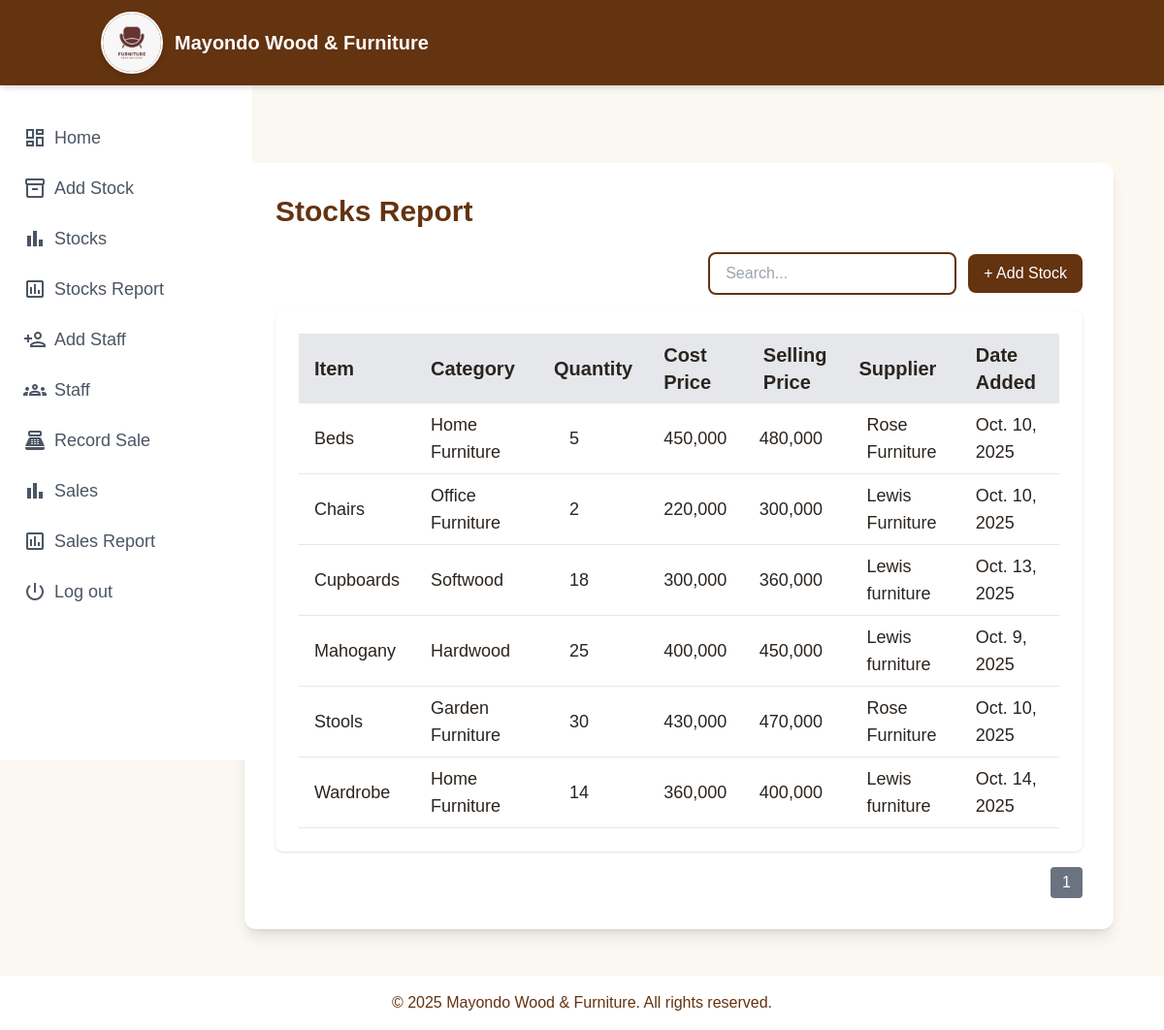
The page /stocksreport (signed in) on the database its author committed.
### mwfapp/models.py (models this page shows, shortened)
class Stock(models.Model):
    name = models.CharField(max_length=100)
    type = models.CharField(max_length=50)
    quantity = models.IntegerField()
    category = models.CharField(max_length=50)
    color = models.CharField(max_length=50)
    cost_price = models.DecimalField(max_digits=10, decimal_places=0, default=0)
    selling_price = models.DecimalField(max_digits=10, decimal_places=0)
    supplier = models.CharField(max_length=100)
    date_added = models.DateField(default=timezone.now)

### mwfapp/views.py (the view)
# urls.py: path("stocksreport", views.stocks_report, name="stocks_report"),
@login_required(login_url="loginPage")
def stocks_report(request):
    all_stocks = Stock.objects.all().order_by("name")
    paginator = Paginator(all_stocks, 10)
    page_number = request.GET.get("page")
    page_obj = paginator.get_page(page_number)
    total_value = sum(stock.selling_price * stock.quantity for stock in all_stocks)
    context = {"page_obj": page_obj, "total_value": total_value}
    return render(request, "stocksreport.html", context)

### mwfapp/templates/stocksreport.html (shortened to what this page needs)
{% extends "base.html" %}
{% load humanize %}
{% block content %}
 <div class="max-w-4xl mx-auto bg-white rounded-xl shadow-lg p-8 mt-12">
  <h1 class="text-3xl font-bold mb-6 text-[#643310]">Stocks Report</h1>
<div class="flex justify-end items-center mb-4 gap-3">
  <input type="text" id="stockSearch" placeholder="Search..."
         class="border-2 border-[#643310] rounded-lg px-4 py-2 focus:outline-none focus:ring-2 focus:ring-[#643310] focus:border-[#643310] shadow-sm w-64">
  <a href="{% url 'recordStocks' %}" class="bg-[#643310] text-white px-4 py-2 rounded-lg hover:bg-[#50250f]">
    + Add Stock
  </a>
</div>
<div class="bg-white rounded-lg shadow p-6 overflow-x-auto">
  <table class="w-full border-collapse">
    <thead class="font-bold text-xl">
      <tr class="bg-gray-200 text-left font-bold">
        <th class="py-2 px-4">Item</th>
        <th class="py-2 px-4">Category</th>
        <th class="py-2 px-4">Quantity</th>
        <th class="py-2 px-4">Cost Price</th>
        <th class="py-2 px-4">Selling Price</th>
        <th class="py-2 px-2">Supplier</th>
        <th class="py-2 px-4">Date Added</th>
      </tr>
    </thead>
    <tbody>
      {% for stock in page_obj %}
      <tr class="border-b text-lg hover:bg-[#f9ece5]">
        <td class="py-2 px-4">{{ stock.name }}</td>
        <td class="py-2 px-4">{{ stock.category }}</td>
        <td class="py-2 px-8">{{ stock.quantity }}</td>
        <td class="py-2 px-4">{{ stock.cost_price|intcomma }}</td>
        <td class="py-2 px-3">{{ stock.selling_price|intcomma }}</td>
        <td class="py-2 px-4">{{ stock.supplier }}</td>
        <td class="py-2 px-4">{{ stock.date_added }}</td>
      </tr>
      {% empty %}
      <tr>
        <td colspan="7" class="p-4 text-center text-gray-500">No stock items found</td>
      </tr>
      {% endfor %}
    </tbody>
  </table>
</div>
<div class="mt-4 flex justify-end space-x-2">
  {% for num in page_obj.paginator.page_range %}
    {% if page_obj.number == num %}
      <span class="px-3 py-1 bg-gray-500 text-white rounded">{{ num }}</span>
    {% else %}
      <a href="?page={{ num }}" class="px-3 py-1 bg-gray-200 rounded hover:bg-gray-300">{{ num }}</a>
    {% endif %}
  {% endfor %}
</div>
{% endblock %}

### mwfapp/static/css/dashboard.css (style rules this page uses)
:root { --bg: #0f0f0f; --ink: #222222; --cream: #fbf7f1; --tan: #ead9c4; --walnut: #6b4f3b; --mahogany: #ebc6ad; --charcoal: #1e1e1e; --gold: #c7a564; --muted: #777; --radius: 18px; --shadow: 0 10px 30px rgba(0, 0, 0, 0.15); --header-height: 4rem; --sidebar-width: 240px; }
body { font-family: Poppins, sans-serif; background-color: var(--cream); color: #2b241f; }

### rows shown on the page
Stock: name "Beds", category "Home Furniture", quantity "5", cost_price "450,000", selling_price "480,000", supplier "Rose Furniture", date_added "Oct. 10, 2025"
Stock: name "Chairs", category "Office Furniture", quantity "2", cost_price "220,000", selling_price "300,000", supplier "Lewis Furniture", date_added "Oct. 10, 2025"
Stock: name "Cupboards", category "Softwood", quantity "18", cost_price "300,000", selling_price "360,000", supplier "Lewis furniture", date_added "Oct. 13, 2025"
Stock: name "Mahogany", category "Hardwood", quantity "25", cost_price "400,000", selling_price "450,000", supplier "Lewis furniture", date_added "Oct. 9, 2025"
Stock: name "Stools", category "Garden Furniture", quantity "30", cost_price "430,000", selling_price "470,000", supplier "Rose Furniture", date_added "Oct. 10, 2025"
Stock: name "Wardrobe", category "Home Furniture", quantity "14", cost_price "360,000", selling_price "400,000", supplier "Lewis furniture", date_added "Oct. 14, 2025"

### other values the page prints
{{ num }} "1"
